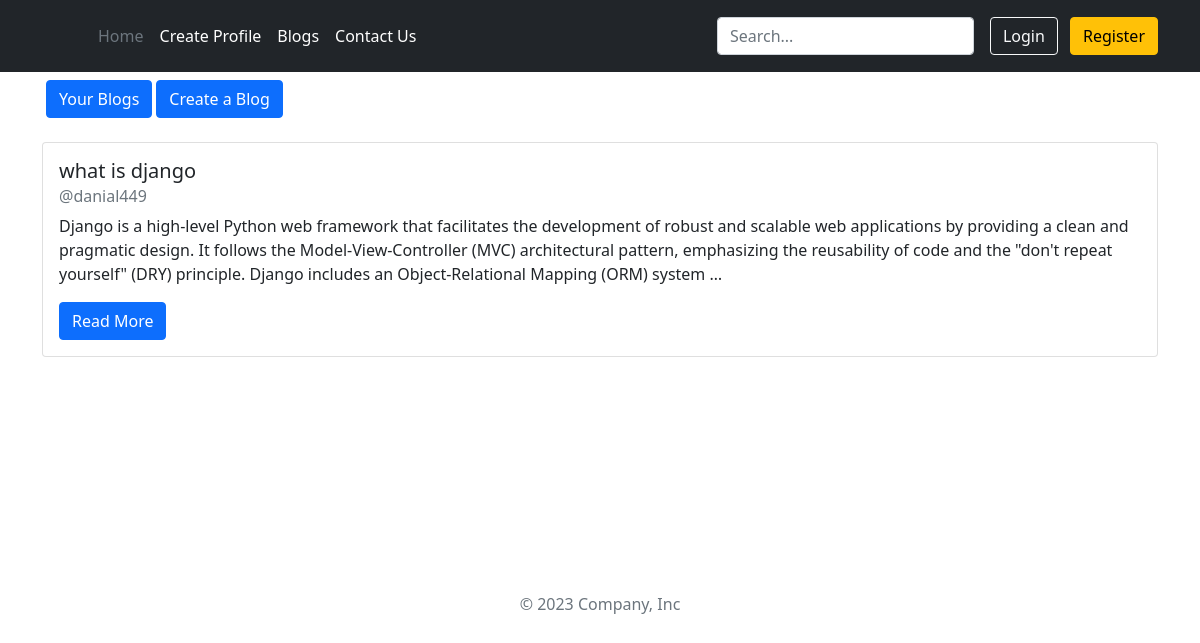
Screenshot of /blog/ with the database file from the repository.
### blog/models.py (models this page shows, shortened)
class Post(models.Model):
    author = models.ForeignKey(settings.AUTH_USER_MODEL ,on_delete=models.CASCADE)
    title = models.CharField(max_length=200)
    text = models.TextField()
    created_date = models.DateTimeField(default=timezone.now)
    published_date = models.DateTimeField(blank=True , null=True)

### accounts/models.py (models this page shows)
class CustomUser(AbstractUser):
    GENDER_CHOICES = [
        ('M','Male'),
        ('F','Female'),
    ]
    gender  =models.CharField(max_length=1 , choices=GENDER_CHOICES)
    is_email_verified = models.BooleanField(default=False)
    email_verification_token = models.CharField(max_length=200 ,blank=True, null=True)

### blog/views.py (the view)
# urls.py: path('', post_list , name='post_list'),
def post_list(request):
    posts = Post.objects.filter(published_date__lte=timezone.now()).order_by('-published_date')
    return render(request , 'blog/post_list.html' , {'posts': posts})

### blog/templates/blog/post_list.html (shortened to what this page needs)
{% extends "base.html" %}
{% block content %}
{% include "blog/blognav.html" %}
{% for post in posts  %}
<div class="card mt-3">
    <div class="card-body">
        <h5 class="card-title">{{post.title}}</h5>
        <h6 class="card-subtitle mb-2 text-muted">@{{post.author}}</h6>
        <p class="card-text">{{post.text|truncatewords:50|safe}}</p>
        <a href="{% url 'blog:post_details' post.pk%}" class="btn btn-primary">Read More</a>
    </div>
</div>
{% endfor %}
{% endblock content %}

### profile_app/static/profile_app/css/style.css (style rules this page uses)
* { padding: 0px; margin: 0px; box-sizing: border-box; }

### rows the page displays
Post: title "what is django", author "danial449", text "Django is a high-level Python web framework that facilitates the development of robust and scalable web applications by providing a clean and pragmatic design. It follows the Model-View-Controller (MVC) architectural pattern, emphasizing the reusability of code and the \"don't repeat yourself\" (DRY) principle. Django includes an Object-Relational Mapping (ORM) system …"
